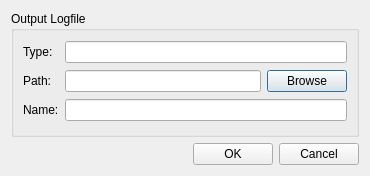
<ui version="4.0" >
 <class>Sys_Output_Logfile_Dia</class>
 <widget class="QDialog" name="Sys_Output_Logfile_Dia" >
  <property name="geometry" >
   <rect>
    <x>0</x>
    <y>0</y>
    <width>370</width>
    <height>176</height>
   </rect>
  </property>
  <property name="sizePolicy" >
   <sizepolicy vsizetype="Fixed" hsizetype="Preferred" >
    <horstretch>0</horstretch>
    <verstretch>0</verstretch>
   </sizepolicy>
  </property>
  <property name="minimumSize" >
   <size>
    <width>370</width>
    <height>170</height>
   </size>
  </property>
  <property name="maximumSize" >
   <size>
    <width>500</width>
    <height>176</height>
   </size>
  </property>
  <property name="windowTitle" >
   <string>Output Logfile</string>
  </property>
  <layout class="QGridLayout" name="gridLayout_3" >
   <item row="0" column="0" >
    <layout class="QVBoxLayout" name="verticalLayout" >
     <item>
      <widget class="QGroupBox" name="groupBox" >
       <property name="title" >
        <string>Output Logfile</string>
       </property>
       <layout class="QGridLayout" name="gridLayout" >
        <item row="0" column="0" >
         <widget class="QLabel" name="typeLabel" >
          <property name="text" >
           <string>Type:</string>
          </property>
         </widget>
        </item>
        <item row="0" column="1" colspan="2" >
         <widget class="QLineEdit" name="typeLineEdit" />
        </item>
        <item row="1" column="0" >
         <widget class="QLabel" name="pathLabel" >
          <property name="text" >
           <string>Path:</string>
          </property>
         </widget>
        </item>
        <item row="1" column="1" >
         <widget class="QLineEdit" name="pathLineEdit" />
        </item>
        <item row="1" column="2" >
         <widget class="QPushButton" name="browseButton" >
          <property name="text" >
           <string>Browse</string>
          </property>
         </widget>
        </item>
        <item row="2" column="0" >
         <widget class="QLabel" name="label_3" >
          <property name="text" >
           <string>Name:</string>
          </property>
         </widget>
        </item>
        <item row="2" column="1" colspan="2" >
         <widget class="QLineEdit" name="nameLineEdit" />
        </item>
       </layout>
      </widget>
     </item>
     <item>
      <layout class="QGridLayout" name="gridLayout_2" >
       <item row="0" column="0" >
        <spacer>
         <property name="orientation" >
          <enum>Qt::Horizontal</enum>
         </property>
         <property name="sizeHint" stdset="0" >
          <size>
           <width>171</width>
           <height>20</height>
          </size>
         </property>
        </spacer>
       </item>
       <item row="0" column="1" >
        <widget class="QPushButton" name="okButton" >
         <property name="text" >
          <string>OK</string>
         </property>
        </widget>
       </item>
       <item row="0" column="2" >
        <widget class="QPushButton" name="cancelButton" >
         <property name="text" >
          <string>Cancel</string>
         </property>
        </widget>
       </item>
      </layout>
     </item>
    </layout>
   </item>
  </layout>
 </widget>
 <resources/>
 <connections/>
</ui>
